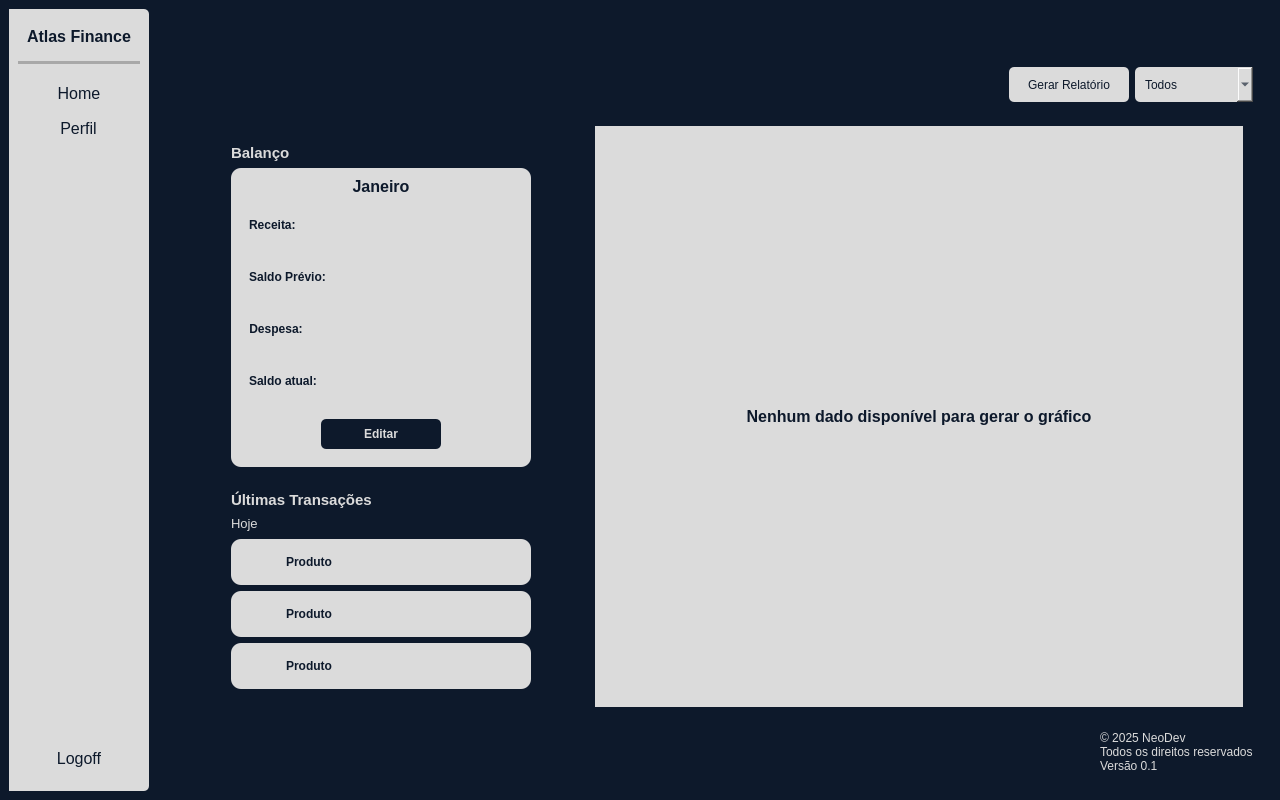
<?xml version="1.0" encoding="UTF-8"?>
<ui version="4.0">
 <class>MainWindow</class>
 <widget class="QMainWindow" name="MainWindow">
  <property name="geometry">
   <rect>
    <x>0</x>
    <y>0</y>
    <width>1280</width>
    <height>800</height>
   </rect>
  </property>
  <property name="mouseTracking">
   <bool>false</bool>
  </property>
  <property name="windowTitle">
   <string>Atlas Finance</string>
  </property>
  <property name="windowOpacity">
   <double>1.000000000000000</double>
  </property>
  <property name="autoFillBackground">
   <bool>false</bool>
  </property>
  <property name="styleSheet">
   <string notr="true">background-color: rgb(13, 25, 43);</string>
  </property>
  <widget class="QWidget" name="centralwidget">
   <layout class="QHBoxLayout" name="horizontalLayout">
    <item>
     <widget class="QFrame" name="frame_lateral_esquerdo">
      <property name="maximumSize">
       <size>
        <width>200</width>
        <height>16777215</height>
       </size>
      </property>
      <property name="autoFillBackground">
       <bool>false</bool>
      </property>
      <property name="styleSheet">
       <string notr="true">background-color: rgb(219, 219, 219);
color: rgb(13, 25, 43);

border-top-right-radius: 5px;
border-bottom-right-radius: 5px;

border: none;

</string>
      </property>
      <property name="frameShape">
       <enum>QFrame::StyledPanel</enum>
      </property>
      <property name="frameShadow">
       <enum>QFrame::Raised</enum>
      </property>
      <layout class="QVBoxLayout" name="verticalLayout">
       <item>
        <widget class="QFrame" name="frame_titulo">
         <property name="maximumSize">
          <size>
           <width>16777215</width>
           <height>50</height>
          </size>
         </property>
         <property name="styleSheet">
          <string notr="true">color: rgb(13, 25, 43);</string>
         </property>
         <property name="frameShape">
          <enum>QFrame::NoFrame</enum>
         </property>
         <property name="frameShadow">
          <enum>QFrame::Raised</enum>
         </property>
         <layout class="QHBoxLayout" name="horizontalLayout_2">
          <item>
           <widget class="QLabel" name="label">
            <property name="toolTip">
             <string>&lt;html&gt;&lt;head/&gt;&lt;body&gt;&lt;p&gt;&lt;img src=&quot;:/icons/globe.png&quot;/&gt;&lt;/p&gt;&lt;/body&gt;&lt;/html&gt;</string>
            </property>
            <property name="text">
             <string>&lt;html&gt;&lt;head/&gt;&lt;body&gt;&lt;p align=&quot;center&quot;&gt;&lt;span style=&quot; font-size:12pt; font-weight:600;&quot;&gt;Atlas Finance&lt;/span&gt;&lt;/p&gt;&lt;/body&gt;&lt;/html&gt;</string>
            </property>
           </widget>
          </item>
         </layout>
        </widget>
       </item>
       <item>
        <widget class="Line" name="line">
         <property name="styleSheet">
          <string notr="true">background-color:  rgb(168, 168, 168);
</string>
         </property>
         <property name="orientation">
          <enum>Qt::Horizontal</enum>
         </property>
        </widget>
       </item>
       <item>
        <widget class="QFrame" name="frame_menu">
         <property name="maximumSize">
          <size>
           <width>200</width>
           <height>16777215</height>
          </size>
         </property>
         <property name="styleSheet">
          <string notr="true">color: rgb(13, 25, 43);</string>
         </property>
         <property name="frameShape">
          <enum>QFrame::NoFrame</enum>
         </property>
         <property name="frameShadow">
          <enum>QFrame::Raised</enum>
         </property>
         <layout class="QVBoxLayout" name="verticalLayout_2">
          <item alignment="Qt::AlignVCenter">
           <widget class="QPushButton" name="btn_home">
            <property name="cursor">
             <cursorShape>PointingHandCursor</cursorShape>
            </property>
            <property name="styleSheet">
             <string notr="true">padding: 5px 10px;
min-width: 10px;
min-height: 10px;
font-size: 16px;</string>
            </property>
            <property name="text">
             <string>Home</string>
            </property>
           </widget>
          </item>
          <item alignment="Qt::AlignHCenter">
           <widget class="QPushButton" name="btn_perfil">
            <property name="cursor">
             <cursorShape>PointingHandCursor</cursorShape>
            </property>
            <property name="styleSheet">
             <string notr="true">padding: 5px 10px;
min-width: 10px;
min-height: 10px;
font-size: 16px;</string>
            </property>
            <property name="text">
             <string>Perfil</string>
            </property>
           </widget>
          </item>
          <item>
           <spacer name="verticalSpacer_2">
            <property name="orientation">
             <enum>Qt::Vertical</enum>
            </property>
            <property name="sizeHint" stdset="0">
             <size>
              <width>20</width>
              <height>40</height>
             </size>
            </property>
           </spacer>
          </item>
          <item>
           <widget class="QPushButton" name="btn_logoff">
            <property name="cursor">
             <cursorShape>PointingHandCursor</cursorShape>
            </property>
            <property name="styleSheet">
             <string notr="true">padding: 5px 10px;
min-width: 10px;
min-height: 10px;
font-size: 16px;</string>
            </property>
            <property name="text">
             <string>Logoff</string>
            </property>
           </widget>
          </item>
         </layout>
        </widget>
       </item>
      </layout>
     </widget>
    </item>
    <item>
     <spacer name="horizontalSpacer_3">
      <property name="orientation">
       <enum>Qt::Horizontal</enum>
      </property>
      <property name="sizeType">
       <enum>QSizePolicy::Preferred</enum>
      </property>
      <property name="sizeHint" stdset="0">
       <size>
        <width>40</width>
        <height>20</height>
       </size>
      </property>
     </spacer>
    </item>
    <item>
     <widget class="QFrame" name="frame_lateral_direito">
      <property name="frameShape">
       <enum>QFrame::NoFrame</enum>
      </property>
      <property name="frameShadow">
       <enum>QFrame::Raised</enum>
      </property>
      <layout class="QVBoxLayout" name="verticalLayout_4">
       <item>
        <spacer name="verticalSpacer_3">
         <property name="orientation">
          <enum>Qt::Vertical</enum>
         </property>
         <property name="sizeType">
          <enum>QSizePolicy::Preferred</enum>
         </property>
         <property name="sizeHint" stdset="0">
          <size>
           <width>20</width>
           <height>40</height>
          </size>
         </property>
        </spacer>
       </item>
       <item>
        <widget class="QFrame" name="frame_btns_grafico">
         <property name="styleSheet">
          <string notr="true">border: none;
</string>
         </property>
         <property name="frameShape">
          <enum>QFrame::NoFrame</enum>
         </property>
         <property name="frameShadow">
          <enum>QFrame::Raised</enum>
         </property>
         <layout class="QHBoxLayout" name="horizontalLayout_3">
          <item>
           <spacer name="horizontalSpacer_2">
            <property name="orientation">
             <enum>Qt::Horizontal</enum>
            </property>
            <property name="sizeHint" stdset="0">
             <size>
              <width>40</width>
              <height>20</height>
             </size>
            </property>
           </spacer>
          </item>
          <item>
           <widget class="QPushButton" name="btn_relatorio">
            <property name="sizePolicy">
             <sizepolicy hsizetype="Preferred" vsizetype="Preferred">
              <horstretch>0</horstretch>
              <verstretch>0</verstretch>
             </sizepolicy>
            </property>
            <property name="cursor">
             <cursorShape>PointingHandCursor</cursorShape>
            </property>
            <property name="styleSheet">
             <string notr="true">background-color: rgb(219, 219, 219);
color: rgb(13, 25, 43);

padding: 5px 10px;
border-radius: 5px;
min-width: 100px;
min-height: 20px;</string>
            </property>
            <property name="text">
             <string>Gerar Relatório</string>
            </property>
           </widget>
          </item>
          <item>
           <widget class="QComboBox" name="cmb_mes">
            <property name="sizePolicy">
             <sizepolicy hsizetype="Preferred" vsizetype="Preferred">
              <horstretch>0</horstretch>
              <verstretch>0</verstretch>
             </sizepolicy>
            </property>
            <property name="cursor">
             <cursorShape>PointingHandCursor</cursorShape>
            </property>
            <property name="styleSheet">
             <string notr="true">QComboBox {
    background-color: rgb(219, 219, 219);
    color: rgb(13, 25, 43);
    padding: 5px 10px;
    border-radius: 5px;
    min-width: 80px;
    min-height: 25px;
}

/* Estilo da lista suspensa (popup de opções) */
QComboBox QAbstractItemView {
    background-color: white;
    color: rgb(13, 25, 43);
    min-width: 100px;  /* &lt;-- isso evita o corte */
    padding: 5px;
    border: 1px solid #999;
    selection-background-color: rgb(13, 25, 43);
	color: rgb(13, 25, 43);
}</string>
            </property>
            <item>
             <property name="text">
              <string>Todos</string>
             </property>
            </item>
            <item>
             <property name="text">
              <string>Janeiro</string>
             </property>
            </item>
            <item>
             <property name="text">
              <string>Fevereiro</string>
             </property>
            </item>
            <item>
             <property name="text">
              <string>Março</string>
             </property>
            </item>
            <item>
             <property name="text">
              <string>Abril</string>
             </property>
            </item>
            <item>
             <property name="text">
              <string>Maio</string>
             </property>
            </item>
            <item>
             <property name="text">
              <string>Junho</string>
             </property>
            </item>
            <item>
             <property name="text">
              <string>Julho</string>
             </property>
            </item>
            <item>
             <property name="text">
              <string>Agosto</string>
             </property>
            </item>
            <item>
             <property name="text">
              <string>Setembro</string>
             </property>
            </item>
            <item>
             <property name="text">
              <string>Outubro</string>
             </property>
            </item>
            <item>
             <property name="text">
              <string>Novembro</string>
             </property>
            </item>
            <item>
             <property name="text">
              <string>Dezembro</string>
             </property>
            </item>
           </widget>
          </item>
         </layout>
        </widget>
       </item>
       <item>
        <widget class="QFrame" name="frame_centro">
         <property name="sizePolicy">
          <sizepolicy hsizetype="Preferred" vsizetype="Expanding">
           <horstretch>0</horstretch>
           <verstretch>0</verstretch>
          </sizepolicy>
         </property>
         <property name="frameShape">
          <enum>QFrame::NoFrame</enum>
         </property>
         <property name="frameShadow">
          <enum>QFrame::Raised</enum>
         </property>
         <layout class="QHBoxLayout" name="horizontalLayout_5">
          <item>
           <widget class="QFrame" name="frame_sem_grafico">
            <property name="sizePolicy">
             <sizepolicy hsizetype="Maximum" vsizetype="Preferred">
              <horstretch>0</horstretch>
              <verstretch>0</verstretch>
             </sizepolicy>
            </property>
            <property name="styleSheet">
             <string notr="true">border-radius: 10px;
font-weight: bold;</string>
            </property>
            <property name="frameShape">
             <enum>QFrame::NoFrame</enum>
            </property>
            <property name="frameShadow">
             <enum>QFrame::Raised</enum>
            </property>
            <layout class="QVBoxLayout" name="verticalLayout_5">
             <item alignment="Qt::AlignLeft">
              <widget class="QFrame" name="frame_balanco">
               <property name="frameShape">
                <enum>QFrame::NoFrame</enum>
               </property>
               <property name="frameShadow">
                <enum>QFrame::Raised</enum>
               </property>
               <layout class="QVBoxLayout" name="verticalLayout_3">
                <item>
                 <widget class="QLabel" name="label_balanco">
                  <property name="maximumSize">
                   <size>
                    <width>16777215</width>
                    <height>20</height>
                   </size>
                  </property>
                  <property name="text">
                   <string>&lt;html&gt;&lt;head/&gt;&lt;body&gt;&lt;p&gt;&lt;span style=&quot; font-size:11pt; font-weight:600; color:#dbdbdb;&quot;&gt;Balanço&lt;/span&gt;&lt;/p&gt;&lt;/body&gt;&lt;/html&gt;</string>
                  </property>
                 </widget>
                </item>
                <item alignment="Qt::AlignLeft">
                 <widget class="QFrame" name="frame_balanco_filha">
                  <property name="minimumSize">
                   <size>
                    <width>300</width>
                    <height>0</height>
                   </size>
                  </property>
                  <property name="styleSheet">
                   <string notr="true">background-color: rgb(219, 219, 219);

color: rgb(13, 25, 43);

font-size: 12px;
font-weight: bold;</string>
                  </property>
                  <property name="frameShape">
                   <enum>QFrame::StyledPanel</enum>
                  </property>
                  <property name="frameShadow">
                   <enum>QFrame::Raised</enum>
                  </property>
                  <layout class="QVBoxLayout" name="verticalLayout_7">
                   <item>
                    <widget class="QLabel" name="lbl_mes">
                     <property name="text">
                      <string>&lt;html&gt;&lt;head/&gt;&lt;body&gt;&lt;p align=&quot;center&quot;&gt;&lt;span style=&quot; font-size:12pt; font-weight:600;&quot;&gt;Janeiro&lt;/span&gt;&lt;/p&gt;&lt;/body&gt;&lt;/html&gt;</string>
                     </property>
                    </widget>
                   </item>
                   <item>
                    <widget class="QFrame" name="frame_receita">
                     <property name="frameShape">
                      <enum>QFrame::NoFrame</enum>
                     </property>
                     <property name="frameShadow">
                      <enum>QFrame::Raised</enum>
                     </property>
                     <layout class="QHBoxLayout" name="horizontalLayout_9">
                      <item alignment="Qt::AlignLeft">
                       <widget class="QLabel" name="label_receita">
                        <property name="styleSheet">
                         <string notr="true"/>
                        </property>
                        <property name="text">
                         <string>Receita:</string>
                        </property>
                       </widget>
                      </item>
                      <item>
                       <widget class="QLabel" name="lbl_value_receita">
                        <property name="styleSheet">
                         <string notr="true">color: rgb(13, 25, 43);</string>
                        </property>
                        <property name="text">
                         <string>&lt;html&gt;&lt;head/&gt;&lt;body&gt;&lt;p align=&quot;center&quot;&gt;&lt;br/&gt;&lt;/p&gt;&lt;/body&gt;&lt;/html&gt;</string>
                        </property>
                       </widget>
                      </item>
                     </layout>
                    </widget>
                   </item>
                   <item>
                    <widget class="QFrame" name="frame_saldo_previo">
                     <property name="styleSheet">
                      <string notr="true">color: rgb(13, 25, 43);</string>
                     </property>
                     <property name="frameShape">
                      <enum>QFrame::NoFrame</enum>
                     </property>
                     <property name="frameShadow">
                      <enum>QFrame::Raised</enum>
                     </property>
                     <layout class="QHBoxLayout" name="horizontalLayout_10">
                      <item alignment="Qt::AlignLeft">
                       <widget class="QLabel" name="lbl_saldo_previo">
                        <property name="text">
                         <string>&lt;html&gt;&lt;head/&gt;&lt;body&gt;&lt;p align=&quot;center&quot;&gt;Saldo Prévio:&lt;/p&gt;&lt;/body&gt;&lt;/html&gt;</string>
                        </property>
                       </widget>
                      </item>
                      <item>
                       <widget class="QLabel" name="lbl_saldo_previo_value">
                        <property name="text">
                         <string>&lt;html&gt;&lt;head/&gt;&lt;body&gt;&lt;p align=&quot;center&quot;&gt;&lt;br/&gt;&lt;/p&gt;&lt;/body&gt;&lt;/html&gt;</string>
                        </property>
                       </widget>
                      </item>
                     </layout>
                    </widget>
                   </item>
                   <item>
                    <widget class="QFrame" name="frame_despesa">
                     <property name="frameShape">
                      <enum>QFrame::NoFrame</enum>
                     </property>
                     <property name="frameShadow">
                      <enum>QFrame::Raised</enum>
                     </property>
                     <layout class="QHBoxLayout" name="horizontalLayout_11">
                      <item alignment="Qt::AlignLeft">
                       <widget class="QLabel" name="lbl_despesa">
                        <property name="text">
                         <string>&lt;html&gt;&lt;head/&gt;&lt;body&gt;&lt;p align=&quot;center&quot;&gt;Despesa:&lt;/p&gt;&lt;/body&gt;&lt;/html&gt;</string>
                        </property>
                       </widget>
                      </item>
                      <item>
                       <widget class="QLabel" name="lbl_value_despesa">
                        <property name="text">
                         <string>&lt;html&gt;&lt;head/&gt;&lt;body&gt;&lt;p align=&quot;center&quot;&gt;&lt;br/&gt;&lt;/p&gt;&lt;/body&gt;&lt;/html&gt;</string>
                        </property>
                       </widget>
                      </item>
                     </layout>
                    </widget>
                   </item>
                   <item>
                    <widget class="QFrame" name="frame_saldo">
                     <property name="styleSheet">
                      <string notr="true">color: rgb(13, 25, 43);</string>
                     </property>
                     <property name="frameShape">
                      <enum>QFrame::NoFrame</enum>
                     </property>
                     <property name="frameShadow">
                      <enum>QFrame::Raised</enum>
                     </property>
                     <layout class="QHBoxLayout" name="horizontalLayout_12">
                      <item alignment="Qt::AlignLeft">
                       <widget class="QLabel" name="lbl_saldo_atual">
                        <property name="text">
                         <string>&lt;html&gt;&lt;head/&gt;&lt;body&gt;&lt;p align=&quot;center&quot;&gt;Saldo atual:&lt;/p&gt;&lt;/body&gt;&lt;/html&gt;</string>
                        </property>
                       </widget>
                      </item>
                      <item>
                       <widget class="QLabel" name="lbl_saldo_atual_value">
                        <property name="text">
                         <string>&lt;html&gt;&lt;head/&gt;&lt;body&gt;&lt;p align=&quot;center&quot;&gt;&lt;br/&gt;&lt;/p&gt;&lt;/body&gt;&lt;/html&gt;</string>
                        </property>
                       </widget>
                      </item>
                     </layout>
                    </widget>
                   </item>
                   <item>
                    <widget class="QFrame" name="frame_editar">
                     <property name="frameShape">
                      <enum>QFrame::NoFrame</enum>
                     </property>
                     <property name="frameShadow">
                      <enum>QFrame::Raised</enum>
                     </property>
                     <layout class="QHBoxLayout" name="horizontalLayout_13">
                      <item>
                       <spacer name="horizontalSpacer_5">
                        <property name="orientation">
                         <enum>Qt::Horizontal</enum>
                        </property>
                        <property name="sizeType">
                         <enum>QSizePolicy::Maximum</enum>
                        </property>
                        <property name="sizeHint" stdset="0">
                         <size>
                          <width>40</width>
                          <height>20</height>
                         </size>
                        </property>
                       </spacer>
                      </item>
                      <item>
                       <widget class="QPushButton" name="btn_editar">
                        <property name="sizePolicy">
                         <sizepolicy hsizetype="Fixed" vsizetype="Preferred">
                          <horstretch>0</horstretch>
                          <verstretch>0</verstretch>
                         </sizepolicy>
                        </property>
                        <property name="cursor">
                         <cursorShape>PointingHandCursor</cursorShape>
                        </property>
                        <property name="styleSheet">
                         <string notr="true">color: rgb(219, 219, 219);
background-color: rgb(13, 25, 43);

padding: 5px 10px;
border-radius: 5px;
min-width:100px;
min-height: 20px;</string>
                        </property>
                        <property name="text">
                         <string>Editar</string>
                        </property>
                       </widget>
                      </item>
                      <item>
                       <spacer name="horizontalSpacer_6">
                        <property name="orientation">
                         <enum>Qt::Horizontal</enum>
                        </property>
                        <property name="sizeType">
                         <enum>QSizePolicy::Maximum</enum>
                        </property>
                        <property name="sizeHint" stdset="0">
                         <size>
                          <width>40</width>
                          <height>20</height>
                         </size>
                        </property>
                       </spacer>
                      </item>
                     </layout>
                    </widget>
                   </item>
                  </layout>
                 </widget>
                </item>
               </layout>
              </widget>
             </item>
             <item>
              <widget class="QFrame" name="frame_ultimas_transacoes">
               <property name="styleSheet">
                <string notr="true"/>
               </property>
               <property name="frameShape">
                <enum>QFrame::NoFrame</enum>
               </property>
               <property name="frameShadow">
                <enum>QFrame::Raised</enum>
               </property>
               <layout class="QVBoxLayout" name="verticalLayout_8">
                <item>
                 <widget class="QLabel" name="label_titulo_ultimas_transacoes">
                  <property name="maximumSize">
                   <size>
                    <width>16777215</width>
                    <height>20</height>
                   </size>
                  </property>
                  <property name="text">
                   <string>&lt;html&gt;&lt;head/&gt;&lt;body&gt;&lt;p&gt;&lt;span style=&quot; font-size:11pt; font-weight:600; color:#dbdbdb;&quot;&gt;Últimas Transações&lt;/span&gt;&lt;/p&gt;&lt;/body&gt;&lt;/html&gt;</string>
                  </property>
                 </widget>
                </item>
                <item>
                 <widget class="QLabel" name="label_dia">
                  <property name="maximumSize">
                   <size>
                    <width>16777215</width>
                    <height>20</height>
                   </size>
                  </property>
                  <property name="styleSheet">
                   <string notr="true">font-weight: normal;</string>
                  </property>
                  <property name="text">
                   <string>&lt;html&gt;&lt;head/&gt;&lt;body&gt;&lt;p&gt;&lt;span style=&quot; font-size:10pt; color:#dbdbdb;&quot;&gt;Hoje&lt;/span&gt;&lt;/p&gt;&lt;/body&gt;&lt;/html&gt;</string>
                  </property>
                 </widget>
                </item>
                <item>
                 <widget class="QFrame" name="frame_4">
                  <property name="styleSheet">
                   <string notr="true">background-color: rgb(219, 219, 219);
color: rgb(13, 25, 43);</string>
                  </property>
                  <property name="frameShape">
                   <enum>QFrame::StyledPanel</enum>
                  </property>
                  <property name="frameShadow">
                   <enum>QFrame::Raised</enum>
                  </property>
                  <layout class="QHBoxLayout" name="horizontalLayout_6">
                   <item>
                    <widget class="QLabel" name="lbl_produto1">
                     <property name="text">
                      <string>&lt;html&gt;&lt;head/&gt;&lt;body&gt;&lt;p align=&quot;center&quot;&gt;Produto&lt;/p&gt;&lt;/body&gt;&lt;/html&gt;</string>
                     </property>
                    </widget>
                   </item>
                   <item>
                    <widget class="QLabel" name="lbl_valor1">
                     <property name="text">
                      <string>&lt;html&gt;&lt;head/&gt;&lt;body&gt;&lt;p align=&quot;center&quot;&gt;&lt;br/&gt;&lt;/p&gt;&lt;/body&gt;&lt;/html&gt;</string>
                     </property>
                    </widget>
                   </item>
                  </layout>
                 </widget>
                </item>
                <item>
                 <widget class="QFrame" name="frame_6">
                  <property name="styleSheet">
                   <string notr="true">background-color: rgb(219, 219, 219);
color: rgb(13, 25, 43);</string>
                  </property>
                  <property name="frameShape">
                   <enum>QFrame::StyledPanel</enum>
                  </property>
                  <property name="frameShadow">
                   <enum>QFrame::Raised</enum>
                  </property>
                  <layout class="QHBoxLayout" name="horizontalLayout_8">
                   <item>
                    <widget class="QLabel" name="lbl_produto2">
                     <property name="text">
                      <string>&lt;html&gt;&lt;head/&gt;&lt;body&gt;&lt;p align=&quot;center&quot;&gt;Produto&lt;/p&gt;&lt;/body&gt;&lt;/html&gt;</string>
                     </property>
                    </widget>
                   </item>
                   <item>
                    <widget class="QLabel" name="lbl_valor2">
                     <property name="text">
                      <string>&lt;html&gt;&lt;head/&gt;&lt;body&gt;&lt;p align=&quot;center&quot;&gt;&lt;br/&gt;&lt;/p&gt;&lt;/body&gt;&lt;/html&gt;</string>
                     </property>
                    </widget>
                   </item>
                  </layout>
                 </widget>
                </item>
                <item>
                 <widget class="QFrame" name="frame_5">
                  <property name="styleSheet">
                   <string notr="true">background-color: rgb(219, 219, 219);
color: rgb(13, 25, 43);</string>
                  </property>
                  <property name="frameShape">
                   <enum>QFrame::StyledPanel</enum>
                  </property>
                  <property name="frameShadow">
                   <enum>QFrame::Raised</enum>
                  </property>
                  <layout class="QHBoxLayout" name="horizontalLayout_7">
                   <item>
                    <widget class="QLabel" name="lbl_produto3">
                     <property name="text">
                      <string>&lt;html&gt;&lt;head/&gt;&lt;body&gt;&lt;p align=&quot;center&quot;&gt;Produto&lt;/p&gt;&lt;/body&gt;&lt;/html&gt;</string>
                     </property>
                    </widget>
                   </item>
                   <item>
                    <widget class="QLabel" name="lbl_valor3">
                     <property name="text">
                      <string>&lt;html&gt;&lt;head/&gt;&lt;body&gt;&lt;p align=&quot;center&quot;&gt;&lt;br/&gt;&lt;/p&gt;&lt;/body&gt;&lt;/html&gt;</string>
                     </property>
                    </widget>
                   </item>
                  </layout>
                 </widget>
                </item>
               </layout>
              </widget>
             </item>
            </layout>
           </widget>
          </item>
          <item>
           <spacer name="horizontalSpacer_4">
            <property name="orientation">
             <enum>Qt::Horizontal</enum>
            </property>
            <property name="sizeType">
             <enum>QSizePolicy::Maximum</enum>
            </property>
            <property name="sizeHint" stdset="0">
             <size>
              <width>40</width>
              <height>20</height>
             </size>
            </property>
           </spacer>
          </item>
          <item>
           <widget class="QFrame" name="frame_grafico">
            <property name="sizePolicy">
             <sizepolicy hsizetype="Expanding" vsizetype="Expanding">
              <horstretch>0</horstretch>
              <verstretch>0</verstretch>
             </sizepolicy>
            </property>
            <property name="styleSheet">
             <string notr="true">background-color: rgb(219, 219, 219);</string>
            </property>
            <property name="frameShape">
             <enum>QFrame::NoFrame</enum>
            </property>
            <property name="frameShadow">
             <enum>QFrame::Raised</enum>
            </property>
            <layout class="QVBoxLayout" name="verticalLayout_6">
             <property name="leftMargin">
              <number>9</number>
             </property>
             <property name="topMargin">
              <number>9</number>
             </property>
             <property name="rightMargin">
              <number>9</number>
             </property>
             <property name="bottomMargin">
              <number>9</number>
             </property>
             <item>
              <widget class="QWidget" name="layout_grafico" native="true">
               <property name="sizePolicy">
                <sizepolicy hsizetype="Expanding" vsizetype="Expanding">
                 <horstretch>0</horstretch>
                 <verstretch>0</verstretch>
                </sizepolicy>
               </property>
               <property name="styleSheet">
                <string notr="true">background-color: rgb(219, 219, 219);</string>
               </property>
               <layout class="QHBoxLayout" name="horizontalLayout_14">
                <item>
                 <widget class="QLabel" name="lbl_warning">
                  <property name="styleSheet">
                   <string notr="true">color: rgb(13, 25, 43);</string>
                  </property>
                  <property name="text">
                   <string>&lt;html&gt;&lt;head/&gt;&lt;body&gt;&lt;p align=&quot;center&quot;&gt;&lt;span style=&quot; font-size:12pt; font-weight:600; color:#0d192b;&quot;&gt;Nenhum dado disponível para gerar o gráfico&lt;/span&gt;&lt;/p&gt;&lt;/body&gt;&lt;/html&gt;</string>
                  </property>
                 </widget>
                </item>
               </layout>
              </widget>
             </item>
            </layout>
           </widget>
          </item>
          <item>
           <spacer name="horizontalSpacer_7">
            <property name="orientation">
             <enum>Qt::Horizontal</enum>
            </property>
            <property name="sizeType">
             <enum>QSizePolicy::Maximum</enum>
            </property>
            <property name="sizeHint" stdset="0">
             <size>
              <width>10</width>
              <height>10</height>
             </size>
            </property>
           </spacer>
          </item>
         </layout>
        </widget>
       </item>
       <item>
        <widget class="QFrame" name="frame_footer">
         <property name="frameShape">
          <enum>QFrame::NoFrame</enum>
         </property>
         <property name="frameShadow">
          <enum>QFrame::Raised</enum>
         </property>
         <layout class="QHBoxLayout" name="horizontalLayout_4">
          <item>
           <spacer name="horizontalSpacer">
            <property name="orientation">
             <enum>Qt::Horizontal</enum>
            </property>
            <property name="sizeHint" stdset="0">
             <size>
              <width>40</width>
              <height>20</height>
             </size>
            </property>
           </spacer>
          </item>
          <item>
           <widget class="QLabel" name="label_footer">
            <property name="text">
             <string>&lt;html&gt;&lt;head/&gt;&lt;body&gt;&lt;p&gt;&lt;span style=&quot;color:#dbdbdb;&quot;&gt;© 2025 NeoDev&lt;br&gt;Todos os direitos reservados&lt;br&gt;Versão 0.1&lt;/span&gt;&lt;/p&gt;&lt;/body&gt;&lt;/html&gt;</string>
            </property>
           </widget>
          </item>
         </layout>
        </widget>
       </item>
      </layout>
     </widget>
    </item>
   </layout>
  </widget>
 </widget>
 <resources>
  <include location="../assets/png/icons_.qrc"/>
 </resources>
 <connections/>
</ui>
